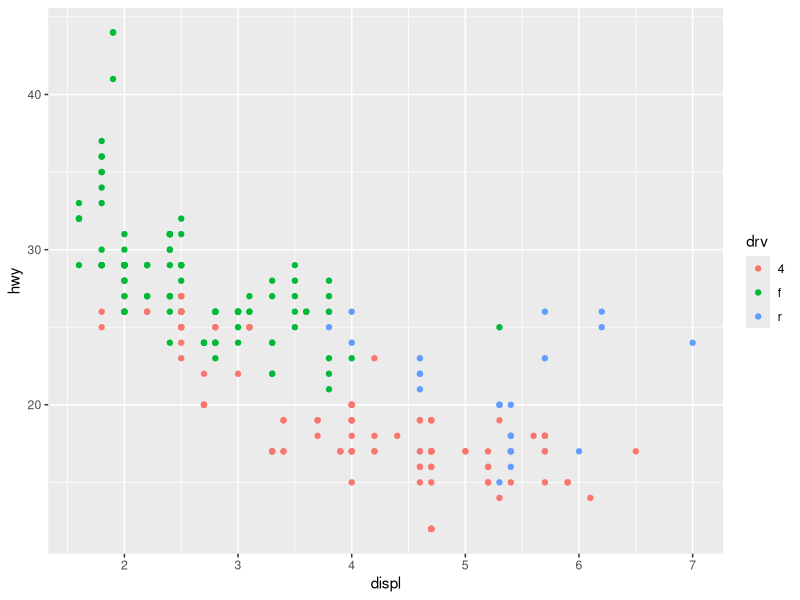
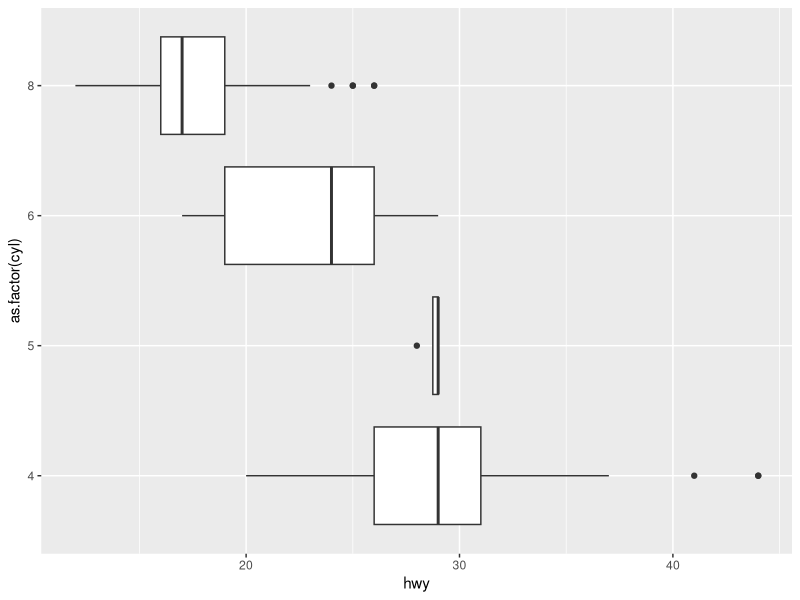
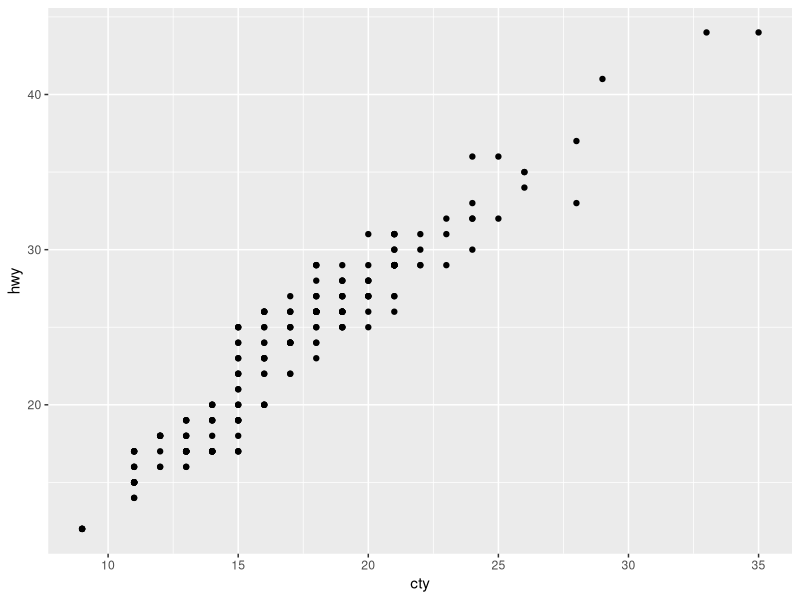
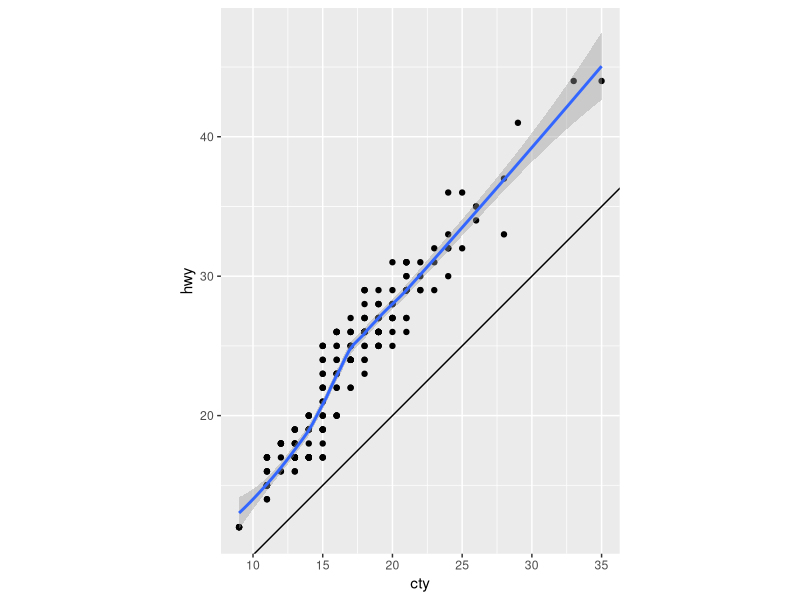
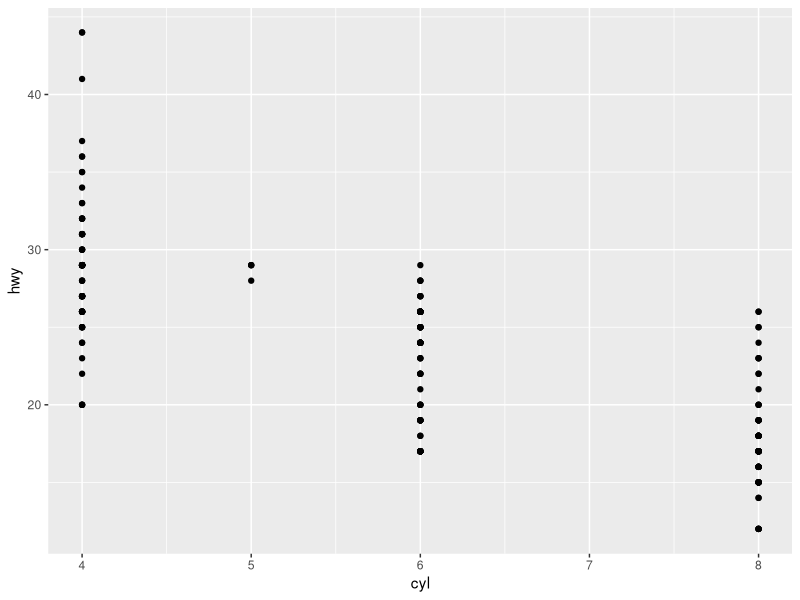
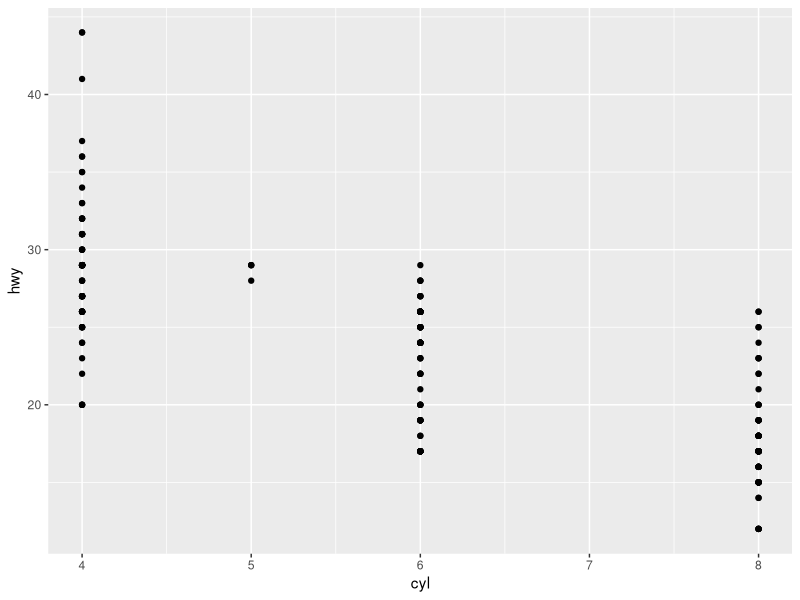
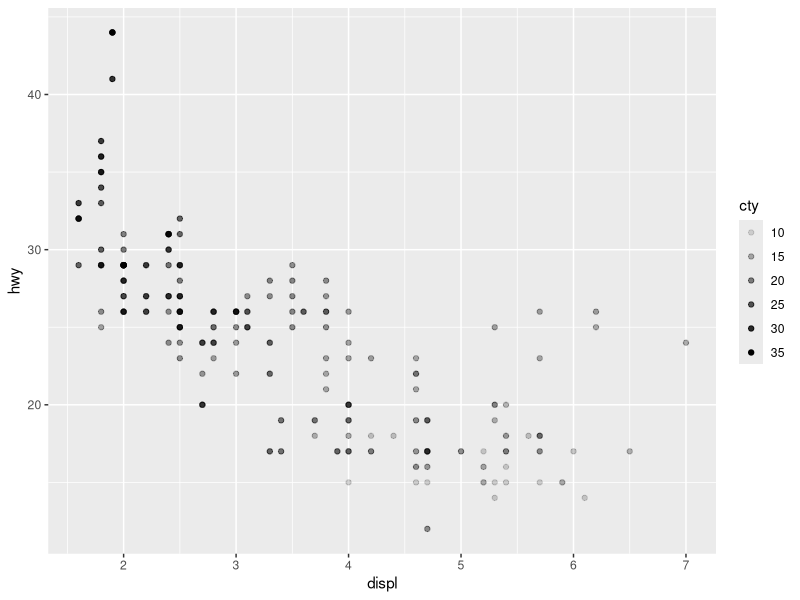

These figures' R source, in order: (Note: this script raises an error after producing the figures.)
library(tidyverse)
mpg
?mpg 
mpg$cyl
mpg$hwy
mpg$cty
mpg$drv
mpg$displ
nrow(mpg)
ncol(mpg)
glimpse(mpg)
view(mpg)

ggplot(data=mpg)+
  geom_point(mapping=aes(x=displ,y=hwy,color=drv))

ggplot(data=mpg)+
  geom_boxplot(mapping=aes(x=as.factor(cyl),y=hwy))+coord_flip()

ggplot(data = mpg, mapping = aes(x = cty, y = hwy)) +
  geom_point() 

ggplot(data = mpg, mapping = aes(x = cty, y = hwy)) +
  geom_point() + 
  geom_abline() +
  coord_fixed() +
  geom_smooth()


# scatterplot
ggplot(data=mpg) +
  geom_point(mapping=aes(x=cyl,y=hwy))

# scatterplot with each class representing a color (can be changes to other aesthetics)
ggplot(data = mpg) + 
  geom_point(mapping = aes(x = cyl, y = hwy))
ggplot(data = mpg) + 
  geom_point(mapping = aes(x = displ, y = hwy, alpha=cty))
ggplot(data = mpg) + 
  geom_point(mapping = aes(x = displ, y = hwy, shape=cty))
ggplot(data = mpg) + 
  geom_point(mapping = aes(x = cyl, y = hwy, color=cyl < 3))

ggplot(data = mpg) + 
  geom_point(mapping = aes(x = drv, y = cyl)) +
  facet_grid(drv~cyl)

ggplot(data = mpg, mapping = aes(x = cty, y = hwy)) +
  geom_point() + 
  geom_abline()

ggplot(data = mpg, mapping = aes(x = cty, y = hwy)) +
  geom_point() + 
  geom_abline() +
  coord_fixed()

ggplot(data=mpg) +
  geom_bar(mapping=aes(x=class, fill=as.factor(cyl)),position="dodge")
ggplot(data=mpg) +
  geom_boxplot(mapping=aes(x=cyl,y=hwy))+coord_flip()

ggplot(data = mpg) + 
  geom_point(mapping = aes(x = cyl, y = hwy))

